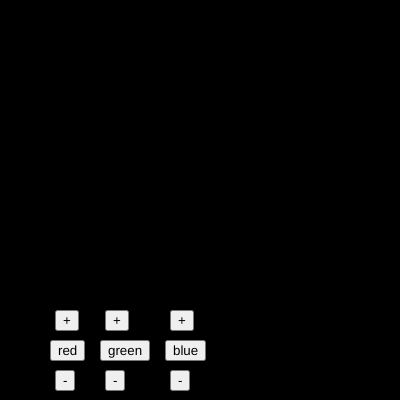
Frame 1 (no input)
Frame 60 (no input): identical to frame 1, image omitted
Frame 120 (the mouse pressed at the canvas centre since frame 60): identical to frame 1, image omitted

The p5.js sketch that drew this single still picture (run headless with seeded random() and noise() and a simulated clock; from frame 60 on, the mouse is pressed at the canvas centre):

// p5.js sketch
// ── sketch.js
var btn_red;
var btn_green;
var btn_blue;

var r = 0;
var g = 0;
var b = 0;

function setup() {
  createCanvas(400, 400); 
  
  btn_red = createButton("red");
  btn_red.position(50,340);
  btn_red.mousePressed(redbackground);

  btn_green = createButton("green");
  btn_green.position(100,340);
  btn_green.mousePressed(greenbackground);

  btn_blue = createButton("blue");
  btn_blue.position(165,340);
  btn_blue.mousePressed(bluebackground);

  add_red = createButton("+");
  add_red.position(55,310);
  add_red.mousePressed(addred);

  minus_red = createButton("-");
  minus_red.position(55,370);
  minus_red.mousePressed(minusred);

  add_green = createButton("+");
  add_green.position(105,310);
  add_green.mousePressed(addgreen);  

  minus_green = createButton("-");
  minus_green.position(105,370);
  minus_green.mousePressed(minusgreen);  

  add_blue = createButton("+");
  add_blue.position(170,310);
  add_blue.mousePressed(addblue);  

  minus_blue = createButton("-");
  minus_blue.position(170,370);
  minus_blue.mousePressed(minusblue);   
}


function redbackground(){
  r = 255;
  g = 0;
  b = 0;
}

function greenbackground(){
  r = 0;
  g = 255;
  b = 0;
}

function bluebackground(){
  r = 0;
  g = 0;
  b = 255;
}

function addred(){
  if(r < 255){
    r += 5;
  }
}

function minusred(){
  if(r > 0){
    r -= 5;
  }
}

function addgreen(){
  if(g < 255){
    g += 5;
  }
}

function minusgreen(){
  if(g > 0){
    g -= 5;
  }  
}

function addblue(){
  if(b < 255){
    b += 5;
  }
}

function minusblue(){
  if(b > 0){
    b -= 5;
  }
}


function draw() {
  background(r,g,b);

  text("(" + r + "," + g + "," + b + ")", 300,350);
}
